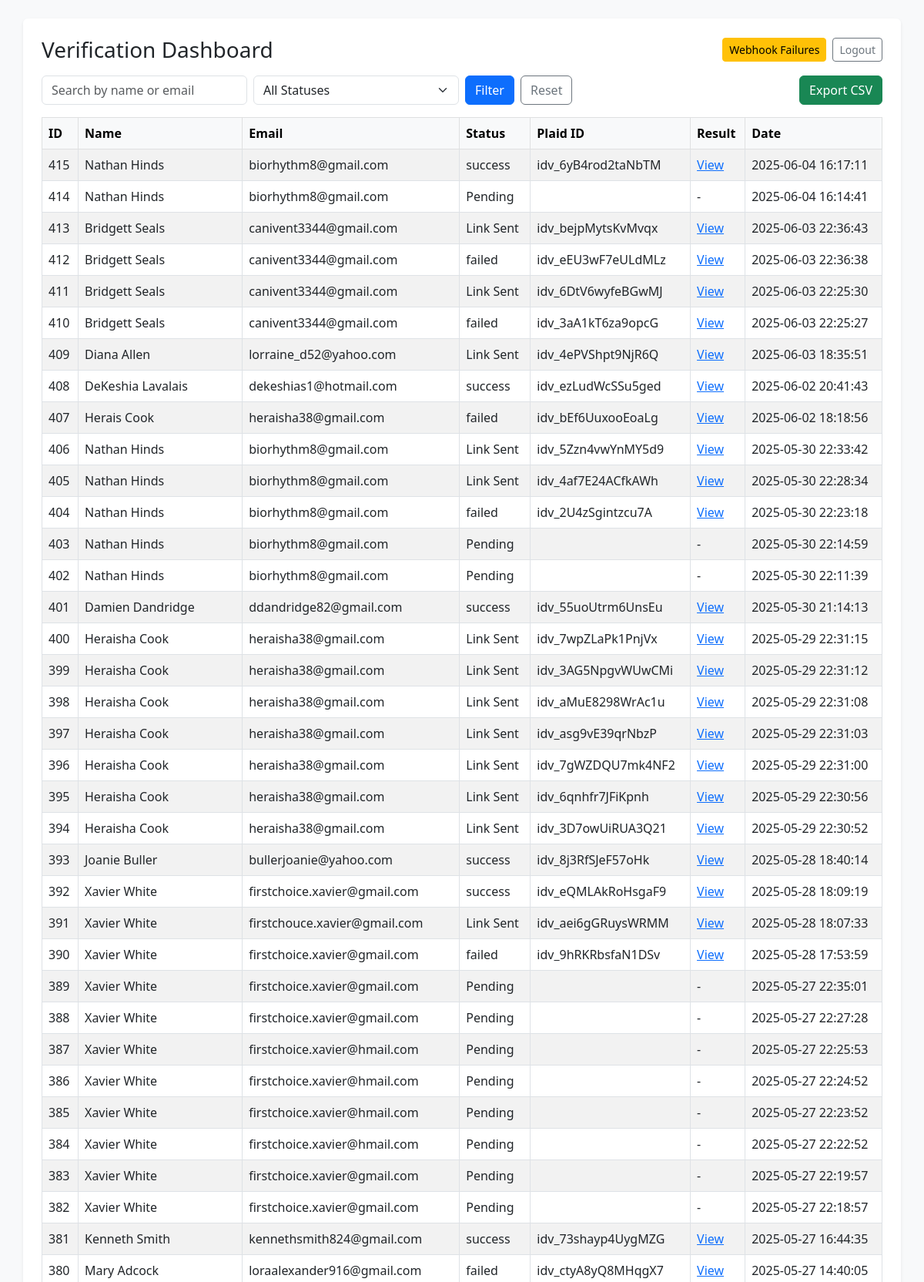
Screenshot of /admin/dashboard.php (signed in, upper part) with the database file from the repository.
### tables this page shows
CREATE TABLE verifications (
    id INTEGER PRIMARY KEY AUTOINCREMENT,
    first_name TEXT,
    last_name TEXT,
    email TEXT,
    phone TEXT,
    street TEXT,
    city TEXT,
    state TEXT,
    zip TEXT,
    dob TEXT,
    result_url TEXT,
    status TEXT DEFAULT 'Pending',
    message TEXT,
    created_at TIMESTAMP DEFAULT CURRENT_TIMESTAMP
, plaid_id TEXT);

### admin/dashboard.php (the view, shortened to what this page needs)
<!DOCTYPE html>
<html>
<head>
    <link href="https://cdn.jsdelivr.net/npm/bootstrap@5.3.0/dist/css/bootstrap.min.css" rel="stylesheet">
</head>
<body class="p-4">
<div class="container bg-white p-4 rounded shadow-sm">
    <div class="d-flex justify-content-between align-items-center mb-3">
    <h3 class="mb-0">Verification Dashboard</h3>
    <div class="d-flex gap-2">
        <a href="webhook-errors.php" class="btn btn-warning btn-sm">Webhook Failures</a>
        <a href="logout.php" class="btn btn-outline-secondary btn-sm">Logout</a>
    </div>
</div>
    <form class="row g-2 mb-3" method="get">
        <div class="col-md-3">
            <input type="text" name="search" value="<?= htmlspecialchars($_GET['search'] ?? '') ?>" class="form-control" placeholder="Search by name or email">
        </div>
        <div class="col-md-3">
            <select name="status" class="form-select">
                <option value="">All Statuses</option>
            </select>
        </div>
        <div class="col-md-3 d-flex gap-2">
            <button class="btn btn-primary" type="submit">Filter</button>
            <a href="dashboard.php" class="btn btn-outline-secondary">Reset</a>
        </div>
        <div class="col-md-3 text-end">
            <a href="export.php?<?= http_build_query($_GET) ?>" class="btn btn-success">Export CSV</a>
        </div>
    </form>
    <div class="table-responsive">
    <table class="table table-bordered table-striped">
        <thead class="table-light"><tr>
            <th>ID</th><th>Name</th><th>Email</th><th>Status</th><th>Plaid ID</th><th>Result</th><th>Date</th>
        </tr></thead>
        <tbody>
        <?php
        $db = new PDO("sqlite:" . DB_PATH);
        $params = [];
        $sql = "SELECT * FROM verifications";
        $sql .= " ORDER BY created_at DESC";
        $stmt = $db->prepare($sql);
        $stmt->execute($params);
        foreach ($stmt as $row) {
            $result = $row['result_url'] ? "<a href='{$row['result_url']}' target='_blank'>View</a>" : "-";
            echo "<tr><td>{$row['id']}</td>
      <td>{$row['first_name']} {$row['last_name']}</td>
      <td>{$row['email']}</td>
      <td>{$row['status']}</td>
      <td>{$row['plaid_id']}</td>
      <td>$result</td>
      <td>{$row['created_at']}</td></tr>";
        }
        ?>
        </tbody>
    </table>
    </div>
</div>
</body>
</html>

### admin/dashboard.php (style rules this page uses)
body { background: #f8f9fa; }
.table-responsive { max-height: 75vh; overflow-y: auto; }

### rows the page displays
verifications: id "415", first_name "Nathan", last_name "Hinds", email "biorhythm8@gmail.com", status "success", plaid "idv_6yB4rod2taNbTM", created_at "2025-06-04 16:17:11"
verifications: id "414", first_name "Nathan", last_name "Hinds", email "biorhythm8@gmail.com", status "Pending", created_at "2025-06-04 16:14:41"
verifications: id "413", first_name "Bridgett", last_name "Seals", email "canivent3344@gmail.com", status "Link Sent", plaid "idv_bejpMytsKvMvqx", created_at "2025-06-03 22:36:43"
verifications: id "412", first_name "Bridgett", last_name "Seals", email "canivent3344@gmail.com", status "failed", plaid "idv_eEU3wF7eULdMLz", created_at "2025-06-03 22:36:38"
verifications: id "411", first_name "Bridgett", last_name "Seals", email "canivent3344@gmail.com", status "Link Sent", plaid "idv_6DtV6wyfeBGwMJ", created_at "2025-06-03 22:25:30"
verifications: id "410", first_name "Bridgett", last_name "Seals", email "canivent3344@gmail.com", status "failed", plaid "idv_3aA1kT6za9opcG", created_at "2025-06-03 22:25:27"
verifications: id "409", first_name "Diana", last_name "Allen", email "lorraine_d52@yahoo.com", status "Link Sent", plaid "idv_4ePVShpt9NjR6Q", created_at "2025-06-03 18:35:51"
verifications: id "408", first_name "DeKeshia", last_name "Lavalais", email "dekeshias1@hotmail.com", status "success", plaid "idv_ezLudWcSSu5ged", created_at "2025-06-02 20:41:43"
verifications: id "407", first_name "Herais", last_name "Cook", email "heraisha38@gmail.com", status "failed", plaid "idv_bEf6UuxooEoaLg", created_at "2025-06-02 18:18:56"
verifications: id "406", first_name "Nathan", last_name "Hinds", email "biorhythm8@gmail.com", status "Link Sent", plaid "idv_5Zzn4vwYnMY5d9", created_at "2025-05-30 22:33:42"
verifications: id "405", first_name "Nathan", last_name "Hinds", email "biorhythm8@gmail.com", status "Link Sent", plaid "idv_4af7E24ACfkAWh", created_at "2025-05-30 22:28:34"
verifications: id "404", first_name "Nathan", last_name "Hinds", email "biorhythm8@gmail.com", status "failed", plaid "idv_2U4zSgintzcu7A", created_at "2025-05-30 22:23:18"
verifications: id "403", first_name "Nathan", last_name "Hinds", email "biorhythm8@gmail.com", status "Pending", created_at "2025-05-30 22:14:59"
verifications: id "402", first_name "Nathan", last_name "Hinds", email "biorhythm8@gmail.com", status "Pending", created_at "2025-05-30 22:11:39"
verifications: id "401", first_name "Damien", last_name "Dandridge", email "ddandridge82@gmail.com", status "success", plaid "idv_55uoUtrm6UnsEu", created_at "2025-05-30 21:14:13"
verifications: id "400", first_name "Heraisha", last_name "Cook", email "heraisha38@gmail.com", status "Link Sent", plaid "idv_7wpZLaPk1PnjVx", created_at "2025-05-29 22:31:15"
verifications: id "399", first_name "Heraisha", last_name "Cook", email "heraisha38@gmail.com", status "Link Sent", plaid "idv_3AG5NpgvWUwCMi", created_at "2025-05-29 22:31:12"
verifications: id "398", first_name "Heraisha", last_name "Cook", email "heraisha38@gmail.com", status "Link Sent", plaid "idv_aMuE8298WrAc1u", created_at "2025-05-29 22:31:08"
verifications: id "397", first_name "Heraisha", last_name "Cook", email "heraisha38@gmail.com", status "Link Sent", plaid "idv_asg9vE39qrNbzP", created_at "2025-05-29 22:31:03"
verifications: id "396", first_name "Heraisha", last_name "Cook", email "heraisha38@gmail.com", status "Link Sent", plaid "idv_7gWZDQU7mk4NF2", created_at "2025-05-29 22:31:00"
verifications: id "395", first_name "Heraisha", last_name "Cook", email "heraisha38@gmail.com", status "Link Sent", plaid "idv_6qnhfr7JFiKpnh", created_at "2025-05-29 22:30:56"
verifications: id "394", first_name "Heraisha", last_name "Cook", email "heraisha38@gmail.com", status "Link Sent", plaid "idv_3D7owUiRUA3Q21", created_at "2025-05-29 22:30:52"
verifications: id "393", first_name "Joanie", last_name "Buller", email "bullerjoanie@yahoo.com", status "success", plaid "idv_8j3RfSJeF57oHk", created_at "2025-05-28 18:40:14"
verifications: id "392", first_name "Xavier", last_name "White", email "firstchoice.xavier@gmail.com", status "success", plaid "idv_eQMLAkRoHsgaF9", created_at "2025-05-28 18:09:19"
verifications: id "391", first_name "Xavier", last_name "White", email "firstchouce.xavier@gmail.com", status "Link Sent", plaid "idv_aei6gGRuysWRMM", created_at "2025-05-28 18:07:33"
verifications: id "390", first_name "Xavier", last_name "White", email "firstchoice.xavier@gmail.com", status "failed", plaid "idv_9hRKRbsfaN1DSv", created_at "2025-05-28 17:53:59"
verifications: id "389", first_name "Xavier", last_name "White", email "firstchoice.xavier@gmail.com", status "Pending", created_at "2025-05-27 22:35:01"
verifications: id "388", first_name "Xavier", last_name "White", email "firstchoice.xavier@gmail.com", status "Pending", created_at "2025-05-27 22:27:28"
verifications: id "387", first_name "Xavier", last_name "White", email "firstchoice.xavier@hmail.com", status "Pending", created_at "2025-05-27 22:25:53"
verifications: id "386", first_name "Xavier", last_name "White", email "firstchoice.xavier@hmail.com", status "Pending", created_at "2025-05-27 22:24:52"
verifications: id "385", first_name "Xavier", last_name "White", email "firstchoice.xavier@hmail.com", status "Pending", created_at "2025-05-27 22:23:52"
verifications: id "384", first_name "Xavier", last_name "White", email "firstchoice.xavier@hmail.com", status "Pending", created_at "2025-05-27 22:22:52"
verifications: id "383", first_name "Xavier", last_name "White", email "firstchoice.xavier@gmail.com", status "Pending", created_at "2025-05-27 22:19:57"
verifications: id "382", first_name "Xavier", last_name "White", email "firstchoice.xavier@gmail.com", status "Pending", created_at "2025-05-27 22:18:57"
verifications: id "381", first_name "Kenneth", last_name "Smith", email "kennethsmith824@gmail.com", status "success", plaid "idv_73shayp4UygMZG", created_at "2025-05-27 16:44:35"
verifications: id "380", first_name "Mary", last_name "Adcock", email "loraalexander916@gmail.com", status "failed", plaid "idv_ctyA8yQ8MHqgX7", created_at "2025-05-27 14:40:05"
